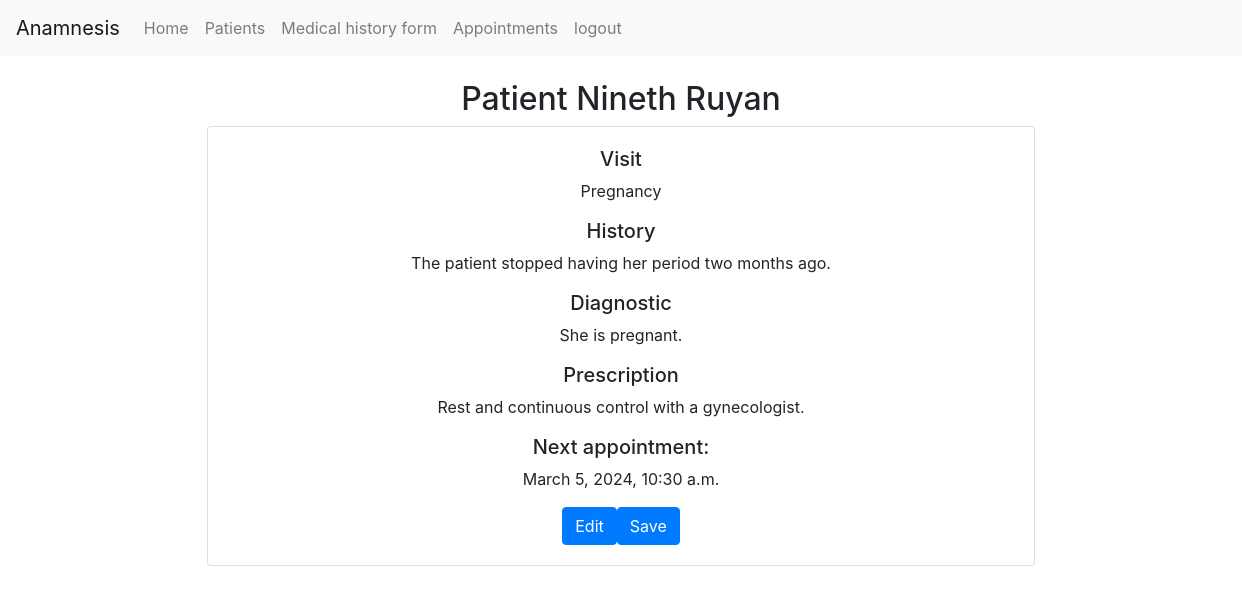
Before: /fileview/5 (signed in) with the older database file.
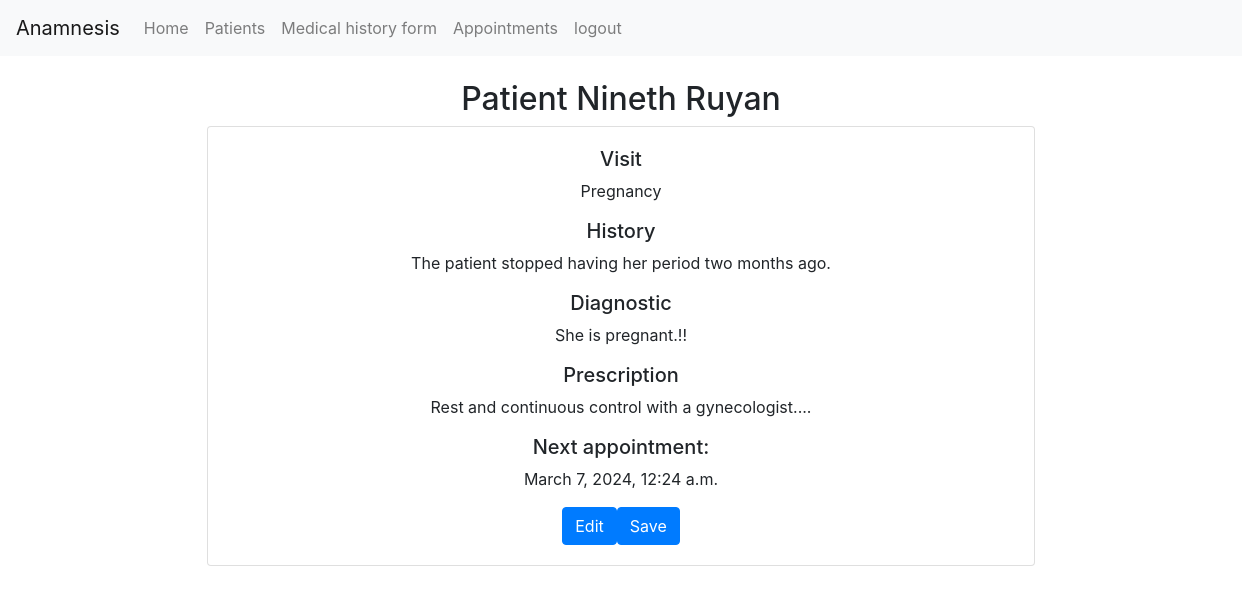
After: the same page with the newer database file.
### anamnesis/models.py (models this page shows)
class Patienthistory(models.Model):
    patient = models.ForeignKey(Patient, on_delete=models.CASCADE, blank=True, null=True, related_name="patient_history")
    date = models.DateTimeField() #date the file was created
    diagnostic =models.CharField(max_length=500, blank=True, null=True)
    history =models.CharField(max_length=500, blank=True, null=True) # Explanation of the symptoms
    prescription = models.CharField(max_length=500, blank=True, null=True)
    visit = models.CharField(max_length=30, blank=True, null=True) # Reason the patient is visiting
    nextappointment = models.DateTimeField(null=True, blank=True)

class Patient(models.Model):
    doctor = models.ForeignKey(User, on_delete=models.CASCADE, blank=True, null=True, related_name="patients")
    name = models.CharField(max_length=25, blank=True)
    lastname = models.CharField(max_length=25, blank=True)
    address = models.CharField(max_length=50, blank=True, null=True)
    city = models.CharField(max_length=30, blank=True, null=True)
    state = models.CharField(max_length=20, blank=True, null=True)
    phonenumber = models.CharField(max_length=15, blank=True, null=True)
    date = models.DateTimeField(null=True)
    def __str__(self):
        return f"Patient {self.name} {self.lastname}"

### anamnesis/views.py (the view)
# urls.py: path("fileview/<int:file_id>", views.fileview, name="fileview"),
def fileview(request, file_id):
    fileofpatient = Patienthistory.objects.get(pk=file_id)
    return render(request, "anamnesis/fileview.html", {
        "fileofpatient": fileofpatient,
    })

### anamnesis/templates/anamnesis/fileview.html (shortened to what this page needs)
{% extends "anamnesis/layout.html" %}
{% load static %}
{% block body %}
{% if user.is_authenticated %}
    <h2 class="mt-4" style="text-align: center;">{{fileofpatient.patient}}</h2>
        <div class="card container col-sm-8" style="text-align: center;">
            <div class="card-body">
                <h5 class="card-title mb-2">Visit</h5>
                <p class="card-text">{{fileofpatient.visit}}</p>
                <h5 class="card-subtitletitle mb-2">History</h5>
                <p class="card-text">{{fileofpatient.history}}</p>
                <h5 class="card-title mb-2">Diagnostic</h5>
                <p id="diagnostic_{{fileofpatient.id}}" class="card-text">{{fileofpatient.diagnostic}}</p>
                <h5 class="card-title mb-2">Prescription</h5>
                <p id="prescription_{{fileofpatient.id}}" class="card-text">{{fileofpatient.prescription}}</p>
                <h5 class="card-title mb-2">Next appointment:</h5>
                <p id="nextappointment_{{fileofpatient.id}}" class="card-text">{{fileofpatient.nextappointment}}</p>
                <button type="button" class="btn btn-primary" onclick="edit({{fileofpatient.id}})">Edit</button><button type="button" class="btn btn-primary" onclick="save({{fileofpatient.id}})">Save</button>
            </div>
        </div>
{% else %}
<h1>403  You do not have access. Log in</h1>
{% endif %}
{% endblock %}

Changed rows visible on the page:
changed Patienthistory "Pregnancy": diagnostic "She is pregnant." → "She is pregnant.!!"; prescription "Rest and continuous control with a gynecologist." → "Rest and continuous control with a gynecologist...."; nextappointment "March 5, 2024, 10:30 a.m." → "March 7, 2024, 12:24 a.m."
